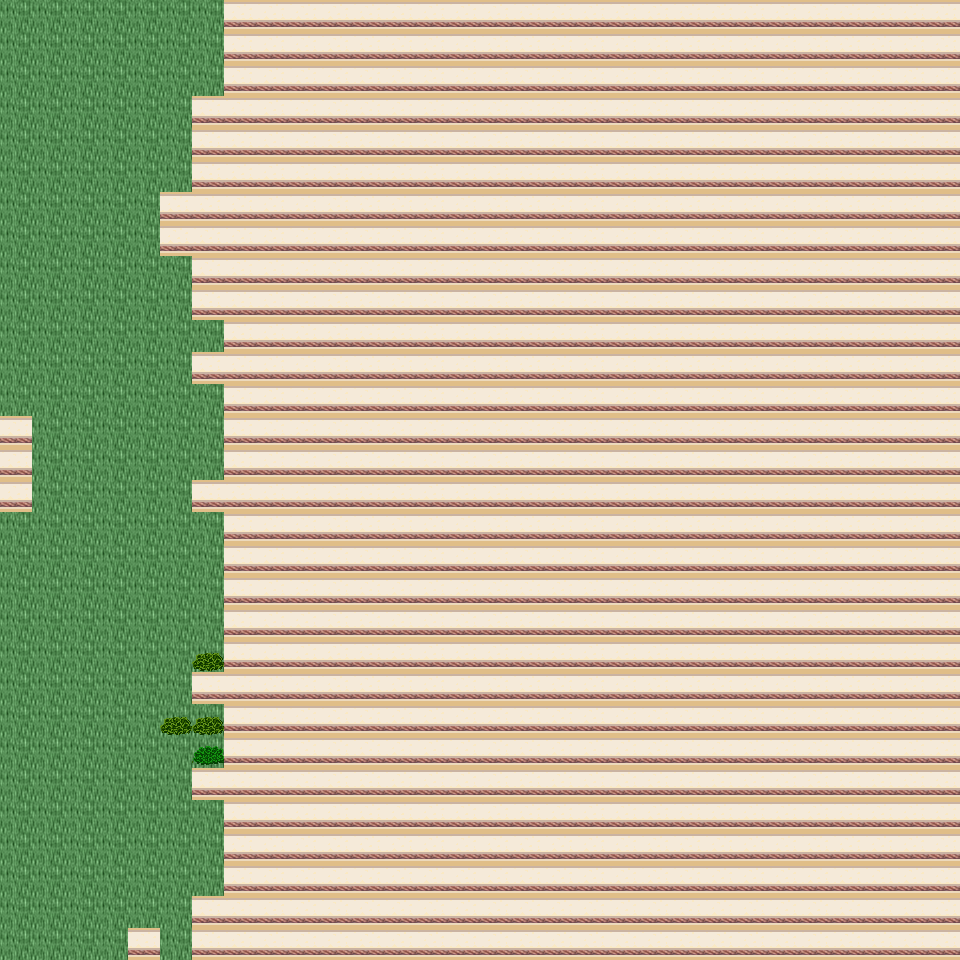

A 2D game scene composited from a Tiled map and its tileset images. What follows is a short description and the map's XML, with each tile layer's data collapsed to a summary:
An orthogonal 30x30 tile map with 32x32 px tiles, 6 tile layers (Ground, Object, Object2, Above, ...), 28 tilesets and 5 objects (5x mapchange).

<map version="1.0" orientation="orthogonal" renderorder="right-down" width="30" height="30" tilewidth="32" tileheight="32" nextobjectid="6">
  <tileset firstgid="1" name="tileset_building_wall_int_wall_pale" tilewidth="32" tileheight="32" tilecount="16" columns="2">
    <image source="../drawable/tileset_building_wall_int_wall_pale.png" width="64" height="256" />
  </tileset>
  <tileset firstgid="17" name="tileset_ground_ground" tilewidth="32" tileheight="32" tilecount="33" columns="3">
    <image source="../drawable/tileset_ground_ground.png" width="96" height="352" />
  </tileset>
  <tileset firstgid="50" name="tileset_plant_bush_bushes" tilewidth="32" tileheight="32" tilecount="10" columns="5">
    <image source="../drawable/tileset_plant_bush_bushes.png" width="160" height="64" />
  </tileset>
  <tileset firstgid="60" name="tileset_plant_flower_daisy_blue" tilewidth="32" tileheight="32" tilecount="8" columns="2">
    <image source="../drawable/tileset_plant_flower_daisy_blue.png" width="64" height="128" />
  </tileset>
  <tileset firstgid="68" name="tileset_plant_flower_daisy_red" tilewidth="32" tileheight="32" tilecount="8" columns="2">
    <image source="../drawable/tileset_plant_flower_daisy_red.png" width="64" height="128" />
  </tileset>
  <tileset firstgid="76" name="tileset_plant_flower_daisy_white" tilewidth="32" tileheight="32" tilecount="8" columns="2">
    <image source="../drawable/tileset_plant_flower_daisy_white.png" width="64" height="128" />
  </tileset>
  <tileset firstgid="84" name="tileset_plant_flower_daisy_yellow" tilewidth="32" tileheight="32" tilecount="8" columns="2">
    <image source="../drawable/tileset_plant_flower_daisy_yellow.png" width="64" height="128" />
  </tileset>
  <tileset firstgid="92" name="tileset_plant_tree_tree_green" tilewidth="32" tileheight="32" tilecount="88" columns="8">
    <image source="../drawable/tileset_plant_tree_tree_green.png" width="256" height="352" />
  </tileset>
  <tileset firstgid="180" name="tileset_ground_ladder_steps" tilewidth="32" tileheight="32" tilecount="6" columns="3">
    <image source="../drawable/tileset_ground_ladder_steps.png" width="96" height="64" />
  </tileset>
  <tileset firstgid="186" name="tileset_building_fence_wooden_brown_fence" tilewidth="32" tileheight="32" tilecount="42" columns="7">
    <image source="../drawable/tileset_building_fence_wooden_brown_fence.png" width="224" height="192" />
  </tileset>
  <tileset firstgid="228" name="tileset_ground_earth_edges" tilewidth="32" tileheight="32" tilecount="18" columns="6">
    <image source="../drawable/tileset_ground_earth_edges.png" width="192" height="96" />
  </tileset>
  <tileset firstgid="246" name="tileset_ground_grass_edges" tilewidth="32" tileheight="32" tilecount="36" columns="12">
    <image source="../drawable/tileset_ground_grass_edges.png" width="384" height="96" />
  </tileset>
  <tileset firstgid="282" name="tileset_ground_grass_corners" tilewidth="32" tileheight="32" tilecount="24" columns="6">
    <image source="../drawable/tileset_ground_grass_corners.png" width="192" height="128" />
  </tileset>
  <tileset firstgid="306" name="tileset_logic_collision" tilewidth="32" tileheight="32" tilecount="1" columns="1">
    <image source="../drawable/tileset_logic_collision.png" width="32" height="32" />
  </tileset>
  <tileset firstgid="307" name="tileset_plant_tree_apple_tree" tilewidth="32" tileheight="32" tilecount="9" columns="3">
    <image source="../drawable/tileset_plant_tree_apple_tree.png" width="96" height="96" />
  </tileset>
  <tileset firstgid="316" name="tileset_plant_flower_pointed_yellow" tilewidth="32" tileheight="32" tilecount="2" columns="2">
    <image source="../drawable/tileset_plant_flower_pointed_yellow.png" width="64" height="32" />
  </tileset>
  <tileset firstgid="318" name="tileset_plant_flower_planted_containers" tilewidth="32" tileheight="32" tilecount="16" columns="4">
    <image source="../drawable/tileset_plant_flower_planted_containers.png" width="128" height="128" />
  </tileset>
  <tileset firstgid="334" name="tileset_item_firewood" tilewidth="32" tileheight="32" tilecount="12" columns="3">
    <image source="../drawable/tileset_item_firewood.png" width="96" height="128" />
  </tileset>
  <tileset firstgid="346" name="tileset_plant_flower_hothouse_flowers" tilewidth="32" tileheight="32" tilecount="72" columns="6">
    <image source="../drawable/tileset_plant_flower_hothouse_flowers.png" width="192" height="384" />
  </tileset>
  <tileset firstgid="418" name="tileset_ground_water_pool" tilewidth="32" tileheight="32" tilecount="72" columns="3">
    <image source="../drawable/tileset_ground_water_pool.png" width="96" height="768" />
  </tileset>
  <tileset firstgid="490" name="tileset_ground_rock_rubble" tilewidth="32" tileheight="32" tilecount="9" columns="3">
    <image source="../drawable/tileset_ground_rock_rubble.png" width="96" height="96" />
  </tileset>
  <tileset firstgid="499" name="tileset_ground_rock_rocks_3" tilewidth="32" tileheight="32" tilecount="16" columns="4">
    <image source="../drawable/tileset_ground_rock_rocks_3.png" width="128" height="128" />
  </tileset>
  <tileset firstgid="515" name="tileset_ground_rock_rocks" tilewidth="32" tileheight="32" tilecount="4" columns="2">
    <image source="../drawable/tileset_ground_rock_rocks.png" width="64" height="64" />
  </tileset>
  <tileset firstgid="519" name="tileset_item_postbox" tilewidth="32" tileheight="32" tilecount="4" columns="2">
    <image source="../drawable/tileset_item_postbox.png" width="64" height="64" />
  </tileset>
  <tileset firstgid="523" name="tileset_plant_tree_umbrella_thorn" tilewidth="32" tileheight="32" tilecount="18" columns="6">
    <image source="../drawable/tileset_plant_tree_umbrella_thorn.png" width="192" height="96" />
  </tileset>
  <tileset firstgid="541" name="tileset_plant_grasses" tilewidth="32" tileheight="32" tilecount="6" columns="3">
    <image source="../drawable/tileset_plant_grasses.png" width="96" height="64" />
  </tileset>
  <tileset firstgid="547" name="tileset_building_house_pink_blue" tilewidth="32" tileheight="32" tilecount="99" columns="11">
    <image source="../drawable/tileset_building_house_pink_blue.png" width="352" height="288" />
  </tileset>
  <tileset firstgid="646" name="tileset_building_life_tower" tilewidth="32" tileheight="32" tilecount="252" columns="9">
    <image source="../drawable/tileset_building_life_tower.png" width="288" height="896" />
  </tileset>
  <layer name="Ground" width="30" height="30">
    <data>[900 cells, 900 non-empty, 1 distinct tile ids]</data>
  </layer>
  <layer name="Object" width="30" height="30">
    <data>[900 cells, 78 non-empty, 22 distinct tile ids]</data>
  </layer>
  <layer name="Object2" width="30" height="30">
    <data>[900 cells, 80 non-empty, 8 distinct tile ids]</data>
  </layer>
  <layer name="Above" width="30" height="30">
    <data>[900 cells, 429 non-empty, 20 distinct tile ids]</data>
  </layer>
  <layer name="Above2" width="30" height="30">
    <data>[900 cells, 0 non-empty, 0 distinct tile ids]</data>
  </layer>
  <layer name="Walkable" width="30" height="30">
    <data>[900 cells, 709 non-empty, 1 distinct tile ids]</data>
  </layer>
  <objectgroup name="MapEvents">
    <object id="1" name="north" type="mapchange" x="0" y="0" width="224" height="32">
      <properties>
        <property name="map" value="0_ados_mountain_n2_w2_x4_y1" />
        <property name="place" value="south" />
      </properties>
    </object>
    <object id="2" name="south" type="mapchange" x="0" y="928" width="128" height="32">
      <properties>
        <property name="map" value="0_ados_mountain_n2_w2_x4_y3" />
        <property name="place" value="north" />
      </properties>
    </object>
    </objectgroup>
</map>
<!-- 3 of 5 objects omitted -->
